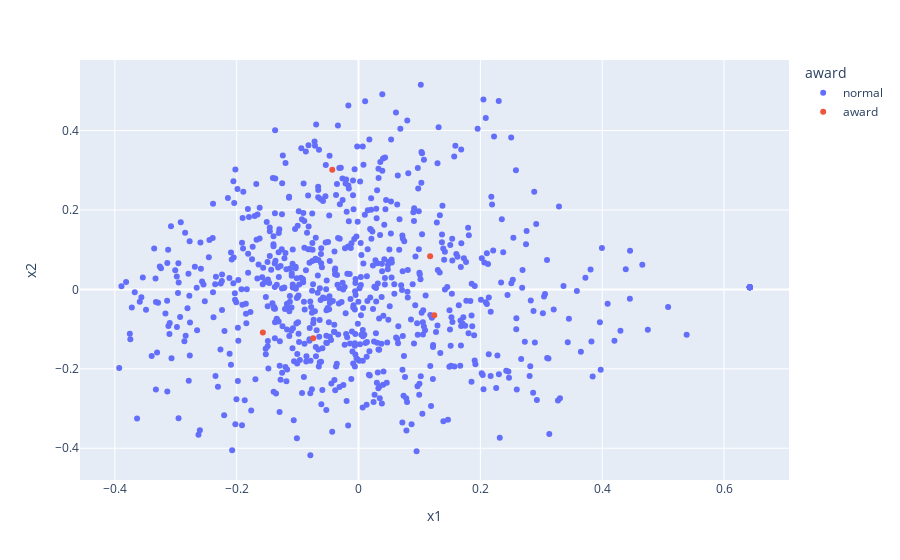

The notebook cell saved with this chart:
### Code cell
import plotly.express as px
fig = px.scatter(pcx_2019, x="x1", y="x2", color="award", hover_data=[pcx_2019['title'].values])
fig.show()
fig.update_layout(title=f"Best Paper in 2019")
fig.write_html(f"BestPaper_2019(SBERT).html")

### Figure 1 — Plotly figure (JSON) as saved in the notebook; plotly's stock layout.template omitted (floating-point values rounded to 4 significant figures; data arrays with more than 128 entries replaced by an {"elided": "..."} marker saying what was removed)
{"data": [{"customdata": {"elided": "766x1 str values"}, "hovertemplate": "award=normal<br>x1=%{x}<br>x2=%{y}<br>hover_data_0=%{customdata[0]}<extra></extra>", "legendgroup": "normal", "marker": {"color": "#636efa", "symbol": "circle"}, "mode": "markers", "name": "normal", "orientation": "v", "showlegend": true, "type": "scatter", "x": {"elided": "766 float values"}, "xaxis": "x", "y": {"elided": "766 float values"}, "yaxis": "y"}, {"customdata": [["OpenKiwi: An Open Source Framework for Quality Estimation"], ["Zero-shot Word Sense Disambiguation using Sense Definition Embeddings"], ["Transferable Multi-Domain State Generator for Task-Oriented Dialogue Systems"], ["A Simple Theoretical Model of Importance for Summarization"], ["We need to talk about standard splits"]], "hovertemplate": "award=award<br>x1=%{x}<br>x2=%{y}<br>hover_data_0=%{customdata[0]}<extra></extra>", "legendgroup": "award", "marker": {"color": "#EF553B", "symbol": "circle"}, "mode": "markers", "name": "award", "orientation": "v", "showlegend": true, "type": "scatter", "x": [-0.157, -0.0744, -0.0431, 0.1176, 0.1243], "xaxis": "x", "y": [-0.1087, -0.1232, 0.3015, 0.08368, -0.06524], "yaxis": "y"}], "layout": {"legend": {"title": {"text": "award"}, "tracegroupgap": 0}, "margin": {"t": 60}, "xaxis": {"anchor": "y", "domain": [0, 1], "title": {"text": "x1"}}, "yaxis": {"anchor": "x", "domain": [0, 1], "title": {"text": "x2"}}}}
